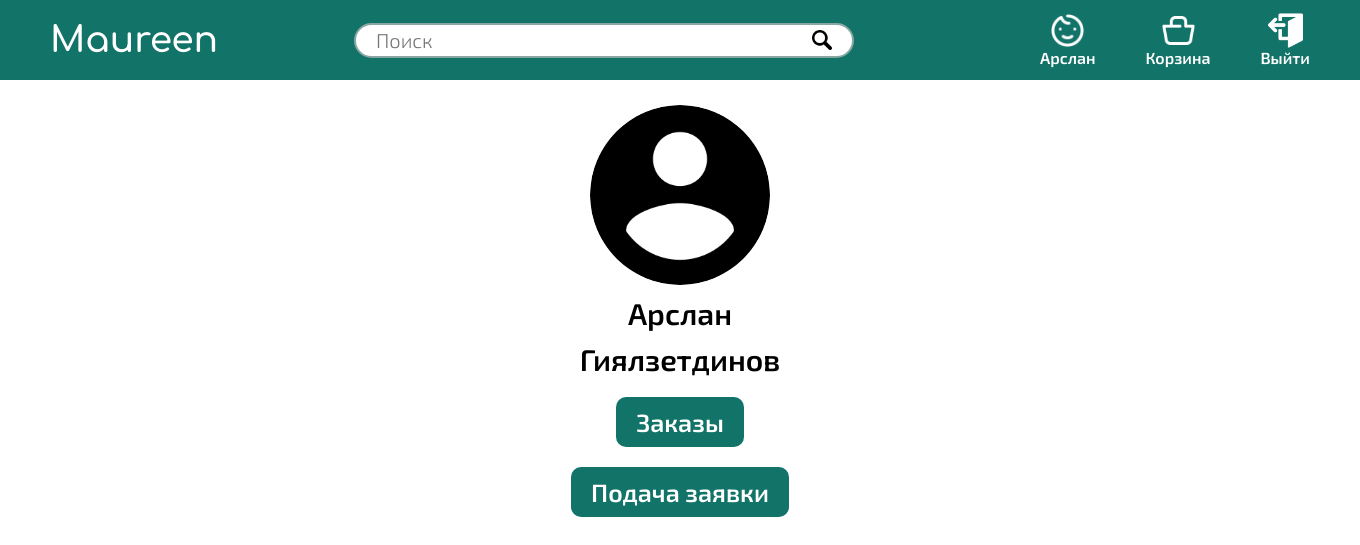
The app's page /personalArea.php (signed in), older data.
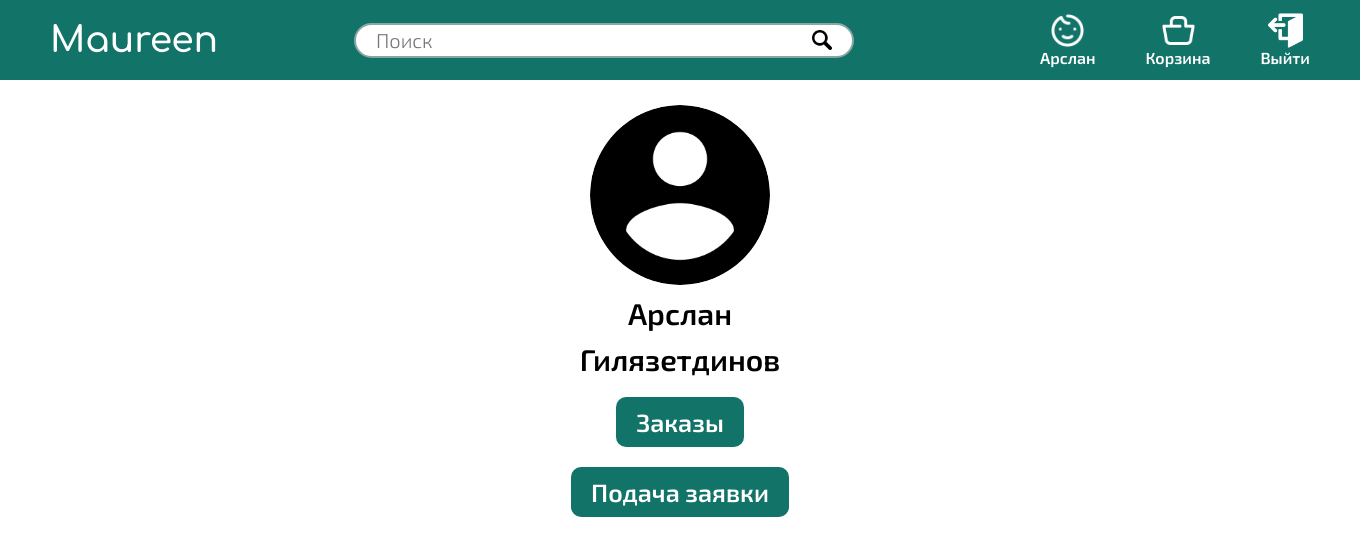
The same page, newer data.
### tables this page shows
CREATE TABLE `users` (
  `id_user` int NOT NULL,
  `name` varchar(50) NOT NULL,
  `surname` varchar(50) NOT NULL,
  `password` varchar(50) NOT NULL,
  `phone` varchar(50) NOT NULL,
  `email` varchar(50) NOT NULL,
  `role` int NOT NULL
);

### personalArea.php (the view, shortened to what this page needs)
<!DOCTYPE html>
<html lang="en">
<head>
    <link rel="stylesheet" href="/css/style.css">
</head>
<body>
<?php
    require_once "connect.php";
    $id_user = $_SESSION['id_user'];
    $role_user = $_SESSION['role'];
    $user_info = "SELECT * FROM `users` WHERE `id_user` = '$id_user'";
    $user_result = mysqli_fetch_array(mysqli_query($con, $user_info));
?>
    <? include "header.php" ?>
    <div class="main_frame">
        <div class="profile">
            <div class="profile_pic">
                <img src="/img/default-user-pic.png" alt="">
            </div>
            <p><?= $user_result['name'] ?></p>
            <p><?= $user_result['surname'] ?></p>
        </div>
        <div class="orders_profile">
            <button id="but_order" class="title_order_profile">
                Заказы
            </button>
            <?
            if ($role_user == 2) {
            ?>
                <button id="but_request" class="title_order_profile">
                    Подача заявки
                </button>
            <?
            }
            ?>
        </div>
    </div>
</body>
</html>

Row changes from the older to the newer data that the page shows:
changed users "Арслан": surname "Гиялзетдинов" → "Гилязетдинов"
